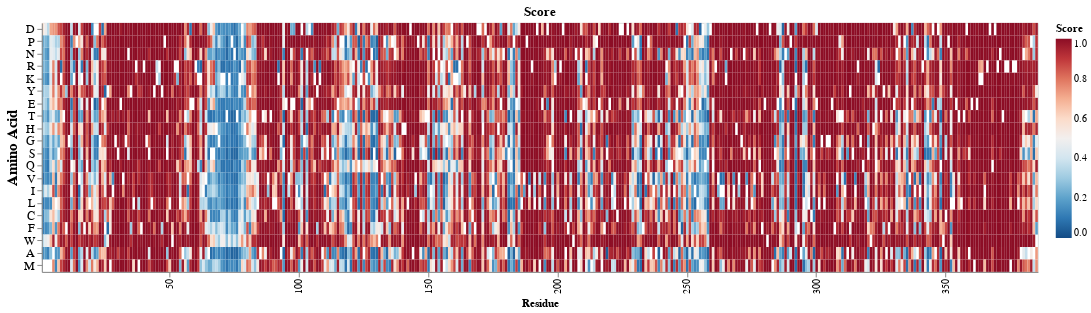

Write notebook code for a chart like this one.
### Code cell
cell_selector = alt.selection_point(on='mouseover',
                                     empty='none')


alphamissense_heatmap = DMS_heatmaps(alphamissense_final, 'Score')

alphamissense_heatmap

### Figure 1 — Vega-Lite specification as saved in the notebook (floating-point values rounded to 4 significant figures; data arrays with more than 128 entries replaced by an {"elided": "..."} marker saying what was removed)
{"config": {"view": {"continuousWidth": 300, "continuousHeight": 300}}, "data": {"name": "data-dc39a59fca358c82cb26e5f6a02ea39e"}, "mark": {"type": "rect"}, "encoding": {"color": {"field": "Score", "scale": {"scheme": "redblue", "domain": [0, 1], "domainMid": 0.5, "clamp": true, "reverse": true}, "type": "quantitative"}, "stroke": {"value": "black"}, "strokeWidth": {"condition": {"param": "param_144", "value": 0.5, "empty": false}, "value": 0}, "tooltip": [{"field": "Score", "type": "quantitative"}, {"field": "Substitution", "type": "nominal"}, {"field": "Amino Acid", "type": "nominal"}], "x": {"axis": {"values": [0, 50, 100, 150, 200, 250, 300, 350]}, "field": "Residue", "type": "ordinal"}, "y": {"axis": {"labelFontSize": 12, "titleFontSize": 15}, "field": "Amino Acid", "sort": ["Avg", "D", "P", "N", "R", "K", "Y", "E", "T", "H", "G", "S", "Q", "V", "I", "L", "C", "F", "W", "A", "M"], "type": "ordinal"}}, "height": 250, "params": [{"name": "param_145", "select": {"type": "interval", "encodings": ["x", "y"]}, "bind": "scales"}, {"name": "param_144", "select": {"type": "point", "on": "mouseover"}}], "title": "Score", "width": 1000, "$schema": "https://vega.github.io/schema/vega-lite/v5.8.0.json", "datasets": {"data-dc39a59fca358c82cb26e5f6a02ea39e": {"elided": "7315 records"}}}
